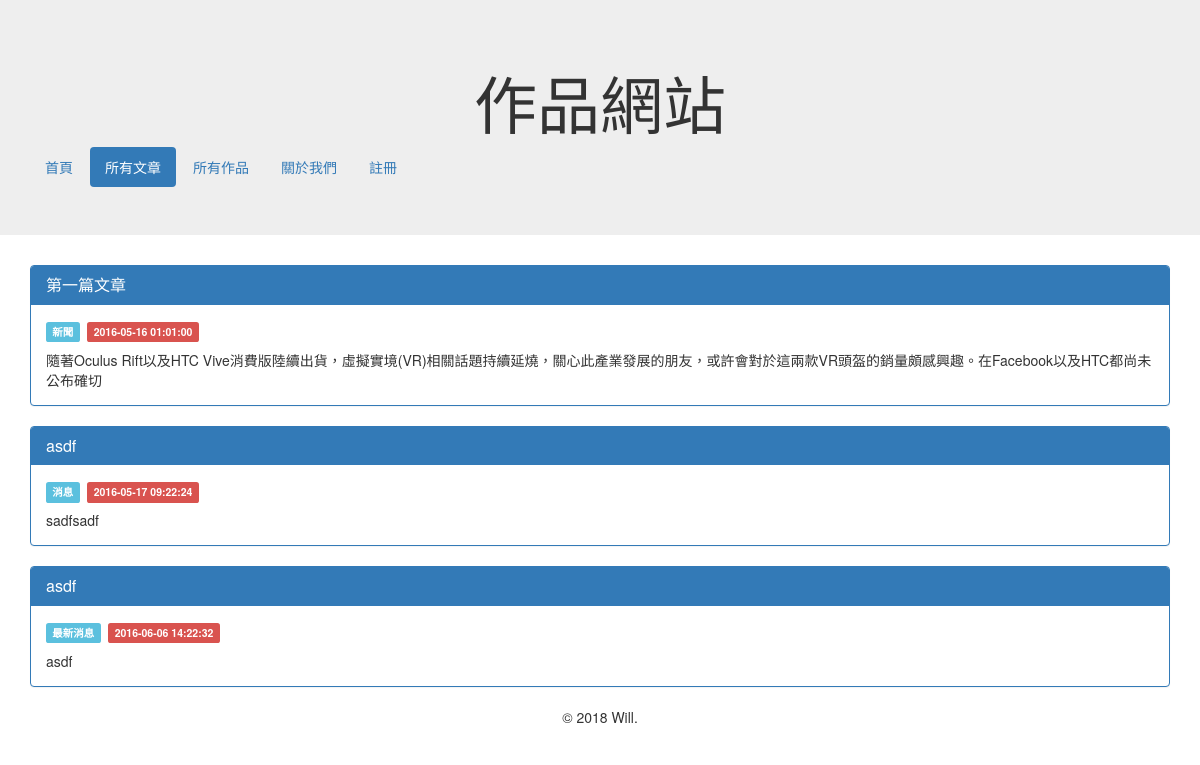
Screenshot of /article_list.php with the database file from the repository.
### tables this page shows
CREATE TABLE `article` (
  `id` int(11) unsigned NOT NULL AUTO_INCREMENT COMMENT '文章 id',
  `title` varchar(30) NOT NULL DEFAULT '' COMMENT '標題',
  `category` varchar(50) NOT NULL DEFAULT '' COMMENT '分類',
  `content` text NOT NULL COMMENT '內文',
  `publish` tinyint(1) NOT NULL COMMENT '是否發布',
  `create_date` datetime NOT NULL COMMENT '建立日期',
  `modify_date` datetime DEFAULT NULL COMMENT '修改日期',
  `creater_id` int(11) DEFAULT NULL COMMENT '建立者id',
  PRIMARY KEY (`id`)
);

### php/functions.php (called while the page is built, shortened)
<?php
function get_publish_article()
{
  $datas = array();
  $sql = "SELECT * FROM `article` WHERE `publish` = 1;";
  $query = mysqli_query($_SESSION['link'], $sql);
  if ($query)
  {
    if (mysqli_num_rows($query) > 0)
    {
      while ($row = mysqli_fetch_assoc($query))
      {
        $datas[] = $row;
      }
    }
  }
  else
  {
    echo "{$sql} 語法執行失敗，錯誤訊息：" . mysqli_error($_SESSION['link']);
  }
  return $datas;
}
?>

### article_list.php (the view, shortened to what this page needs)
<?php
require_once 'php/functions.php';
$datas = get_publish_article();
?>
<!DOCTYPE html>
<html lang="zh-TW">
	<head>
		<link rel="stylesheet" href="https://maxcdn.bootstrapcdn.com/bootstrap/3.3.4/css/bootstrap.min.css"/>
		<link rel="stylesheet" href="css/style.css"/>
	</head>
	<body>
		<?php include_once 'menu.php'; ?>
		<div class="content">
			<div class="container">
				<div class="row">
					<div class="col-xs-12">
						<?php if(!empty($datas)):?>
							<?php foreach($datas as $row):?>
							<?php
								$abstract = strip_tags($row['content']);
								$abstract = mb_substr($abstract, 0, 100, "UTF-8")
							?>
							<div class="panel panel-primary">
						        <div class="panel-heading">
						            <h3 class="panel-title">
						            	<a href="article.php?p=<?php echo $row['id']; ?>"><?php echo $row['title']; ?></a>
						            </h3>
						        </div>
						        <div class="panel-body">
						        	<p>
						        		<span class="label label-info"><?php echo $row['category']; ?></span>&nbsp;
						        		<span class="label label-danger"><?php echo $row['create_date']; ?></span>
						        	</p>
						            <?php echo $abstract; ?>
						        </div>
						    </div>
						    <?php endforeach; ?>
						<?php else: ?>
							<h3 class="text-center">尚無文章</h3>
					    <?php endif; ?>
					</div>
				</div>
			</div>
		</div>
    <?php include_once 'footer.php'; ?>
	</body>
</html>

### css/style.css (style rules this page uses)
div.content { min-height: 400px; }

### rows the page displays
article: title "第一篇文章", category "新聞", create_date "2016-05-16 01:01:00", content "隨著Oculus Rift以及HTC Vive消費版陸續出貨，虛擬實境(VR)相關話題持續延燒，關心此產業發展的朋友，或許會對於這兩款VR頭盔的銷量頗感興趣。在Facebook以及HTC都尚未公布確切"
article: title "asdf", category "消息", create_date "2016-05-17 09:22:24", content "sadfsadf"
article: title "asdf", category "最新消息", create_date "2016-06-06 14:22:32", content "asdf"
